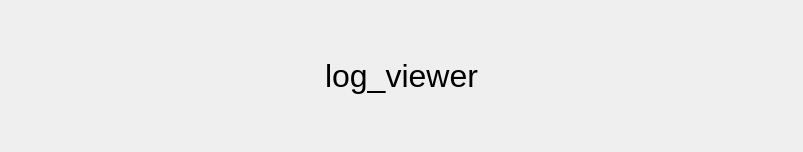
<?xml version="1.0" encoding="UTF-8"?>
<ui version="4.0">
 <class>Dialog</class>
 <widget class="QDialog" name="Dialog">
  <property name="windowModality">
   <enum>Qt::WindowModal</enum>
  </property>
  <property name="geometry">
   <rect>
    <x>0</x>
    <y>0</y>
    <width>803</width>
    <height>152</height>
   </rect>
  </property>
  <property name="windowTitle">
   <string>Dialog</string>
  </property>
  <property name="windowOpacity">
   <double>0.500000000000000</double>
  </property>
  <layout class="QHBoxLayout" name="horizontalLayout">
   <item>
    <widget class="QLabel" name="log">
     <property name="font">
      <font>
       <pointsize>24</pointsize>
      </font>
     </property>
     <property name="text">
      <string>log_viewer</string>
     </property>
     <property name="alignment">
      <set>Qt::AlignCenter</set>
     </property>
    </widget>
   </item>
  </layout>
 </widget>
 <resources/>
 <connections/>
</ui>
